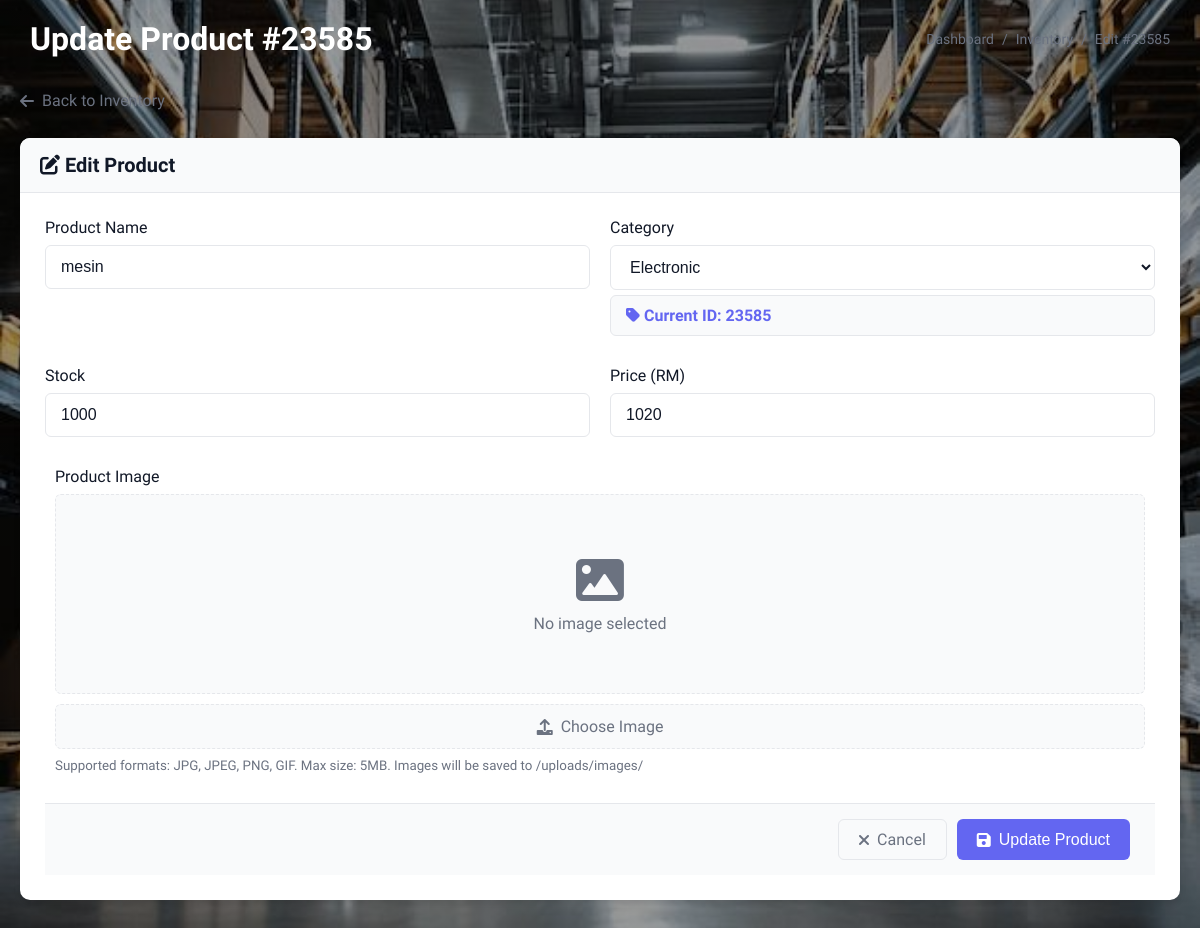
/add-new-product.php?edit=23585, run on an earlier commit of the app's database.
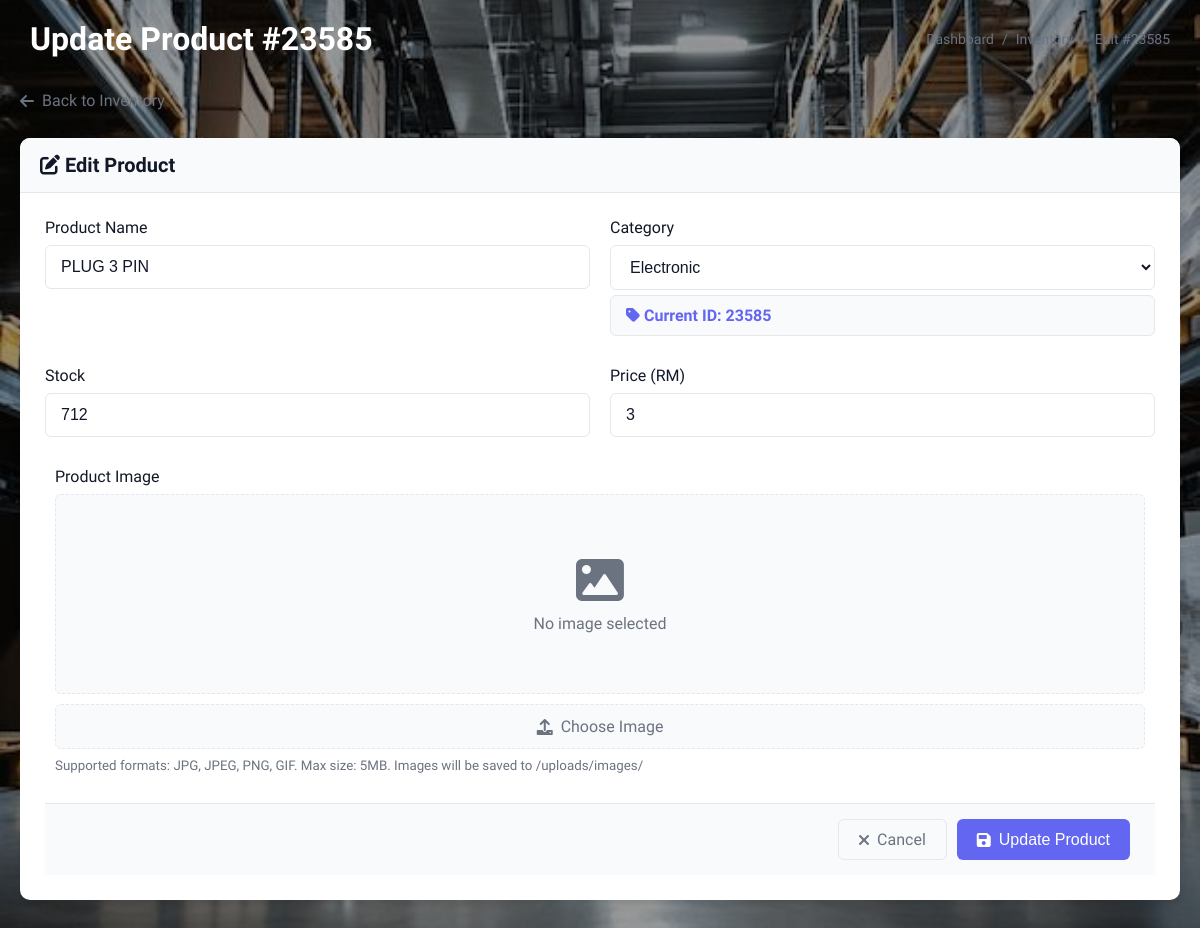
And on a later commit of the database.
### tables this page shows
CREATE TABLE `inventory_item` (
  `itemID` int(11) NOT NULL,
  `product_name` varchar(255) NOT NULL,
  `type_product` varchar(25) NOT NULL,
  `stock` int(11) NOT NULL DEFAULT 0,
  `price` varchar(25) NOT NULL,
  `supplier_id` int(11) DEFAULT NULL,
  `last_updated` timestamp NOT NULL DEFAULT current_timestamp() ON UPDATE current_timestamp(),
  `image` varchar(255) NOT NULL
);

### add-new-product.php (the view, shortened to what the changed rows need)
<?php
$host = 'localhost';
$user = 'root';
$pass = '';
$dbname = 'inventory_system';
$conn = mysqli_connect($host, $user, $pass, $dbname);
$itemID = "";
$product_name = "";
$type_product = "";
$stock = "";
$price = "";
function sanitize_input($data) {
    $data = trim($data);
    $data = stripslashes($data);
    $data = htmlspecialchars($data);
    return $data;
}
if (isset($_GET['edit']) && !empty($_GET['edit'])) {
    $edit_id = sanitize_input($_GET['edit']);
    $edit_query = "SELECT itemID, product_name, type_product, stock, price, image FROM inventory_item WHERE itemID = ?";
    $stmt = mysqli_prepare($conn, $edit_query);
    if ($stmt) {
        mysqli_stmt_bind_param($stmt, 's', $edit_id);
        mysqli_stmt_execute($stmt);
        $result = mysqli_stmt_get_result($stmt);
        if ($row = mysqli_fetch_assoc($result)) {
            $itemID = $row['itemID'];
            $product_name = $row['product_name'];
            $type_product = $row['type_product'];
            $stock = $row['stock'];
            $price = $row['price'];
        }
    }
}
$page_title = empty($itemID) ? "Add New Product" : "Update Product #" . $itemID;
?>
<!DOCTYPE html>
<html lang="en">
<head>
    <link rel="stylesheet" href="assets/vendor/fonts/boxicons.css" />
    <link rel="stylesheet" href="https://cdnjs.cloudflare.com/ajax/libs/font-awesome/6.0.0/css/all.min.css" />
</head>
<body>
    <div class="container">
        <div class="page-header">
            <h1 class="page-title"><?php echo $page_title; ?></h1>
            <div class="breadcrumb">
                <a href="index.php">Dashboard</a>
                <span class="breadcrumb-separator">/</span>
                <a href="inventory.php">Inventory</a>
                <span class="breadcrumb-separator">/</span>
                <span><?php echo empty($itemID) ? "Add New" : "Edit #" . $itemID; ?></span>
            </div>
        </div>
        <div class="card">
            <div class="card-header">
                <h2 class="card-title">
                    <i class="fas fa-<?php echo empty($itemID) ? "plus" : "edit"; ?>"></i>
                    <?php echo empty($itemID) ? "Product Information" : "Edit Product"; ?>
                </h2>
            </div>
            <div class="card-body">
                <form id="productForm" method="POST" enctype="multipart/form-data">
                    <div class="form-row">
                        <div class="form-group">
                            <label for="product_name" class="form-label">Product Name</label>
                            <input type="text" id="product_name" name="product_name" class="form-control"
                                value="<?php echo $product_name; ?>" required placeholder="Enter product name">
                        </div>
                        <div class="form-group">
                            <label for="type_product" class="form-label">Category</label>
                            <select id="type_product" name="type_product" class="form-control" required onchange="updateIdPreview()">
                                <option value="Electronic" <?php echo ($type_product == 'Electronic') ? 'selected' : ''; ?>>Electronic</option>
                            </select>
                            <?php if (empty($itemID)): ?>
                                <div id="idPreview" class="id-preview">
                                    <i class="fas fa-tag"></i> Product ID will be generated automatically
                                </div>
                            <?php else: ?>
                                <div class="id-preview" style="display: block;">
                                    <i class="fas fa-tag"></i> Current ID: <?php echo $itemID; ?>
                                </div>
                            <?php endif; ?>
                        </div>
                    </div>
                    <div class="form-row">
                        <div class="form-group">
                            <label for="stock" class="form-label">Stock</label>
                            <input type="number" id="stock" name="stock" class="form-control" min="0"
                                value="<?php echo $stock; ?>" required placeholder="0">
                        </div>
                        <div class="form-group">
                            <label for="price" class="form-label">Price (RM)</label>
                            <input type="number" id="price" name="price" class="form-control" min="0" step="0.01"
                                value="<?php echo $price; ?>" required placeholder="0.00">
                        </div>
                    </div>
                </form>
            </div>
        </div>
    </div>
</body>
</html>

What changed in the data, as far as the page shows it:
changed inventory_item "Update Product #23585": product_name "mesin" → "PLUG 3 PIN"; stock "1000" → "712"; price "1020" → "3"
